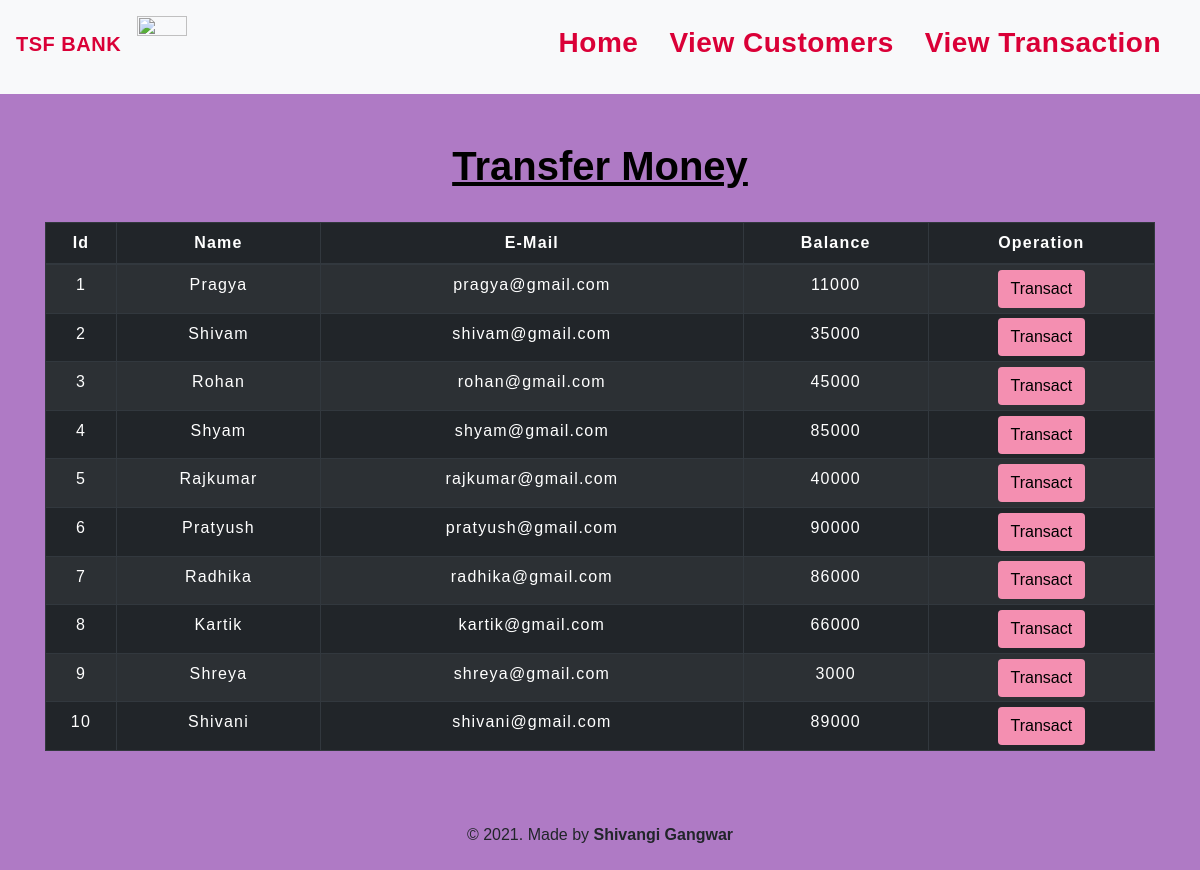
The app's page /transfermoney.php with its own data.
### tables this page shows
CREATE TABLE `users` (
  `id` int(3) NOT NULL,
  `name` text NOT NULL,
  `email` varchar(30) NOT NULL,
  `balance` int(8) NOT NULL
);

### transfermoney.php (the view, shortened to what this page needs)
<!DOCTYPE html>
<html lang="en">
<head>
    <link rel="stylesheet" href="https://maxcdn.bootstrapcdn.com/bootstrap/4.0.0/css/bootstrap.min.css">
    <link rel="stylesheet" type="text/css" href="css/table.css">
    <link rel="stylesheet" type="text/css" href="css/navbar.css">
</head>
<body style="background-color : #AF7AC5;">
<?php
    include 'config.php';
    $sql = "SELECT * FROM users";
    $result = mysqli_query($conn,$sql);
?>
<?php
  include 'navbar.php';
?>
<div class="container">
        <h2 class="text-center pt-5" style="color : black;"><b><u>Transfer Money</u></b></h2>
        <br>
            <div class="row">
                <div class="col">
                    <div class="table-responsive-sm">
                    <table class="table table-hover table-sm table-striped table-condensed table-bordered table-dark">
                        <thead style="color : white;" >
                            <tr>
                            <th scope="col" class="text-center py-2">Id</th>
                            <th scope="col" class="text-center py-2">Name</th>
                            <th scope="col" class="text-center py-2">E-Mail</th>
                            <th scope="col" class="text-center py-2">Balance</th>
                            <th scope="col" class="text-center py-2">Operation</th>
                            </tr>
                        </thead>
                        <tbody>
                <?php
                    while($rows=mysqli_fetch_assoc($result)){
                ?>
                    <tr style="color : white;">
                        <td class="py-2"><?php echo $rows['id'] ?></td>
                        <td class="py-2"><?php echo $rows['name']?></td>
                        <td class="py-2"><?php echo $rows['email']?></td>
                        <td class="py-2"><?php echo $rows['balance']?></td>
                        <td><a href="selecteduserdetails.php?id= <?php echo $rows['id'] ;?>"> <button type="button" class="btn" style="background-color :#F48FB1 ;">Transact</button></a></td>
                    </tr>
                <?php
                    }
                ?>
                        </tbody>
                    </table>
                    </div>
                </div>
            </div>
         </div>
         <footer class="text-center mt-5 py-2" >
        <p>&copy 2021. Made by <b>Shivangi Gangwar</b>
      </footer>
</body>
</html>

### navbar.php (shortened to what this page needs)
<nav class="navbar navbar-expand-md navbar-light bg-light">
<h3> <a class="navbar-brand" href="index.php" style="color : #DA0037;"><b>TSF BANK</b></a> </h3>
<img src="images/bank.jpg" width="50" height="70" class="img-fluid pt-2">
<div class="collapse navbar-collapse" id="collapsibleNavbar">
      <ul class="navbar-nav ml-auto">
        <li class="nav-item">
         <h3> <a class="nav-link" href="index.php" style="color : #DA0037;"><b>Home</b></a></h3>
        </li>
        <li class="nav-item">
        <h3> <a class="nav-link" href="transfermoney.php" style="color : #DA0037;"><b>View Customers</b></a></h3>
        </li>
        <li class="nav-item">
        <h3> <a class="nav-link" href="transactionhistory.php" style="color : #DA0037;"><b>View Transaction</b></a></h3>
        </li>
    </div>
 </nav>

### table.css (style rules this page uses)
* { padding: 0; margin: 0; box-sizing: border-box; font-family: sans-serif; }
h2 { font-size: 40px; }
table { letter-spacing: 1.2px; }
td { text-align: center; }
button { border:none; background: #d9d9d9; transition: 1s; }

### navbar.css (style rules this page uses)
.nav-link { margin-right: 15px; color:#2F363F; letter-spacing: 0.5px; transition: 0.5s; }
.navbar-brand { color: #4C4B4B; letter-spacing: 0.5px; }

### transfermoney.php (style rules this page uses)
button { transition: 1.5s; }

### records on screen
users: id "1", name "Pragya", email "pragya@gmail.com", balance "11000"
users: id "2", name "Shivam", email "shivam@gmail.com", balance "35000"
users: id "3", name "Rohan", email "rohan@gmail.com", balance "45000"
users: id "4", name "Shyam", email "shyam@gmail.com", balance "85000"
users: id "5", name "Rajkumar", email "rajkumar@gmail.com", balance "40000"
users: id "6", name "Pratyush", email "pratyush@gmail.com", balance "90000"
users: id "7", name "Radhika", email "radhika@gmail.com", balance "86000"
users: id "8", name "Kartik", email "kartik@gmail.com", balance "66000"
users: id "9", name "Shreya", email "shreya@gmail.com", balance "3000"
users: id "10", name "Shivani", email "shivani@gmail.com", balance "89000"
